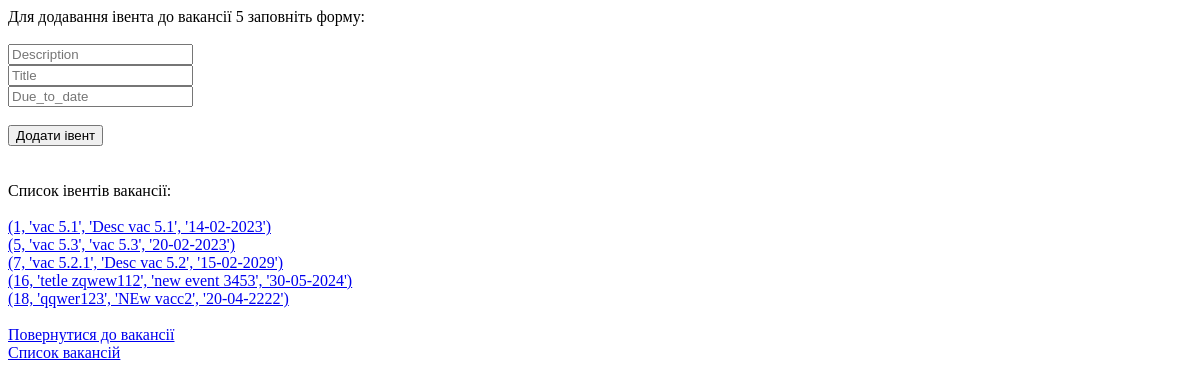
The app's page /vacancy/5/events/, older data.
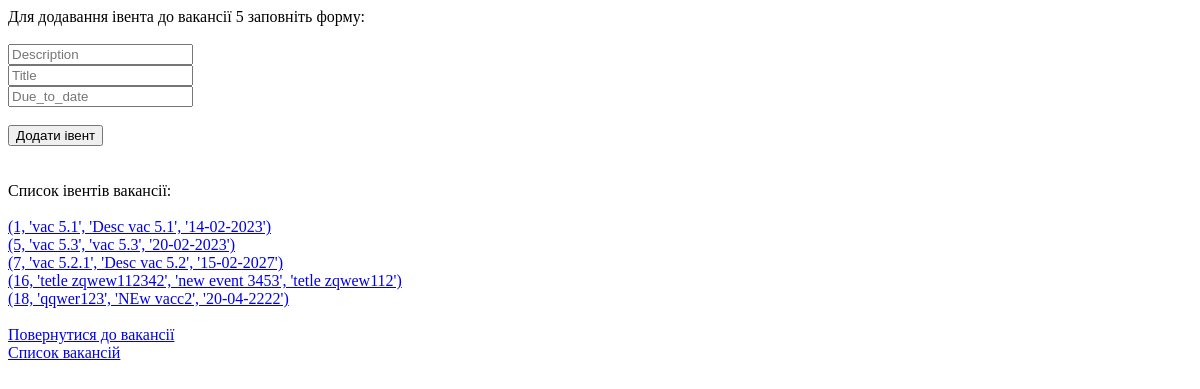
The same page, newer data.
### models.py (models this page shows, shortened)
class Event(Base):
    __tablename__ = 'event'
    id = Column(Integer, primary_key=True, unique=True, autoincrement=True)
    vacancy_id = Column(Integer, ForeignKey('vacancy.id'))
    description = Column(String(255), nullable=False)
    event_date = Column(DateTime, default=datetime.utcnow)
    title = Column(String(50), nullable=False)
    due_to_date = Column(String(50), nullable=False)
    status = Column(Integer, nullable=False)

### main.py (the view, shortened to what this page needs)
@app.route("/vacancy/<int:vacancy_id>/events/", methods=['GET', 'POST'])
def vacancy_events(vacancy_id):
    result = al_db.db_session.query(Event.id, Event.title, Event.description,
                                    Event.due_to_date).where(Event.vacancy_id == vacancy_id)
    return render_template('event_add.html', vacancy_id=vacancy_id, events=result)

### templates/event_add.html (shortened to what this page needs)
<!DOCTYPE html>
<html lang="en">
<head>
</head>
<body>
Для додавання івента до вакансії {{vacancy_id}} заповніть форму:<br><br>
<form action="/vacancy/{{vacancy_id}}/events/" method="POST">
    <input type="text" name="description" placeholder="Description"><br>
    <input type="text" name="title" placeholder="Title"><br>
    <input type="text" name="due_to_date" placeholder="Due_to_date"><br><br>
    <input type="submit" value="Додати івент">
</form>
<br><br>Список івентів вакансії:<br><br>
<div>
    {% for event in events %}
    <a href="/vacancy/{{vacancy_id}}/events/{{event[0]}}/">{{event}}</a><br>
    {% endfor %}
</div>
<br><a href="/vacancy/{{vacancy_id}}/">Повернутися до вакансії</a>
<br><a href="/vacancy/">Список вакансій</a>
</body>
</html>

Row changes from the older to the newer data that the page shows:
changed Event (number 3 of 5 on the later page): event "(7, 'vac 5.2.1', 'Desc vac 5.2', '15-02-2029')" → "(7, 'vac 5.2.1', 'Desc vac 5.2', '15-02-2027')"
changed Event (number 4 of 5 on the later page): event "(16, 'tetle zqwew112', 'new event 3453', '30-05-2024')" → "(16, 'tetle zqwew112342', 'new event 3453', 'tetle zqwew112')"
